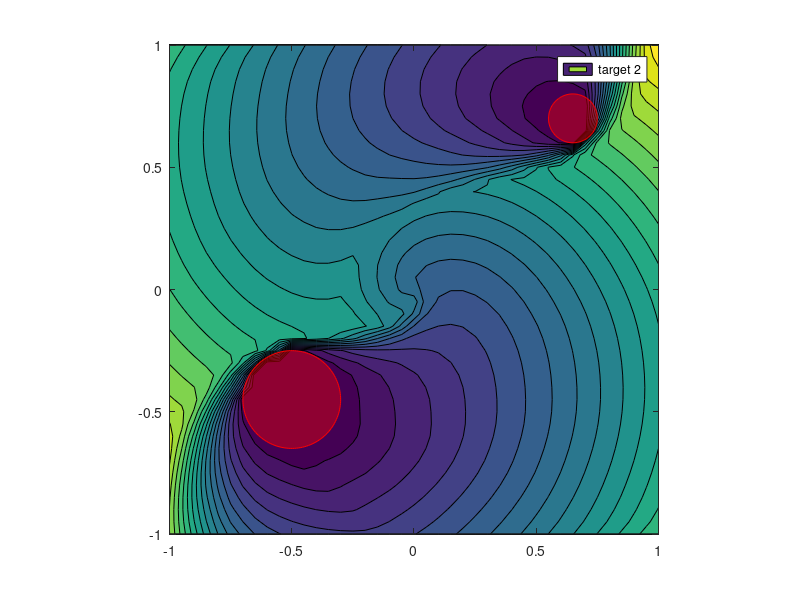

Reproduce this figure in MATLAB. (Note: this script raises an error after producing the figure.)
clc
clear
close all

load("InfiniteHorizonData.mat");

theta = linspace(0,2*pi,150);
xp = xc + radius*cos(theta);
yp = yc + radius*sin(theta);
xp1 = xc1 + (radius + 0.1)*cos(theta);
yp1 = yc1 + (radius + 0.1)*sin(theta);
f1 = figure;
contourf(X,Y,V,20); 
hold on;
fill(xp,yp,'r', 'FaceAlpha', 0.4, 'EdgeColor', 'r'); 
legend("target 1")
hold on;
fill(xp1,yp1,'r', 'FaceAlpha', 0.4, 'EdgeColor', 'r'); 
legend("target 2")
hold on;

axis square
axis xy
[x_click,y_click] = ginput(1);
[~, idx] = min(abs(x - x_click));
[~, idy] = min(abs(x - y_click));
xn = [x(idx) x(idy)];
plot(xn(1),xn(2),'bo',"Color",'r','LineWidth',3)
drawnow
hold on
disp("Punto iniziale = [" + xn(1) + " " + xn(2) + "]")

p = plot(xn(1),xn(2),"k.-",Color='r',LineWidth=2.5,MarkerSize=15);
title("Optimal Control");
legend("V function","Target","Trajectory")
xlim([-1,1]);
ylim([-1,1]);

it1max = 500;
it1 = 0;
arg = 1e3*ones(Na,1);
while (xn(1) - xc)^2 + (xn(2) - yc)^2 >= radius^2 && (xn(1) - xc1)^2 + (xn(2) - yc1)^2 >= (radius+0.1)^2 && it1 < it1max
    for m = 1:Na
        xn1 = xn + h*f(xn(1),xn(2),A(m,:));
        if xn1(1) >= 1 || xn1(1) <= -1 || xn1(2) >= 1 || xn1(2) <= -1
            continue;
        else
            [xi,yi] = findcell(xn1,dx);
            Ci = round((xi+1)/dx) +1;
            Cj = round((yi+1)/dx) +1;
            Vc = [V(Ci,Cj) V(Ci+1,Cj) V(Ci,Cj+1) V(Ci+1,Cj+1)];
            Vm = interp((xn1(1) - xi)/dx,(xn1(2) - yi)/dx,Vc);
            arg(m) = (1/(1-h*lambda))*(Vm + h*l(xn(1),xn(2),A(m,:)));
        end   
    end
    [~, idx] = min(arg);
    xn = xn + h*f(xn(1), xn(2), A(idx,:));
    arg = 1e3*ones(Na,1);
    p.XData = [p.XData xn(1)];
    p.YData = [p.YData xn(2)];
    drawnow;
    pause(0.05);
    it1 = it1+1; 
end

function [xi,yi] = findcell(x,dx)
        k = (x(1)+1)/dx;
        l = (x(2)+1)/dx;
        xi = floor(k)*dx -1;
        yi = floor(l)*dx -1;
end
